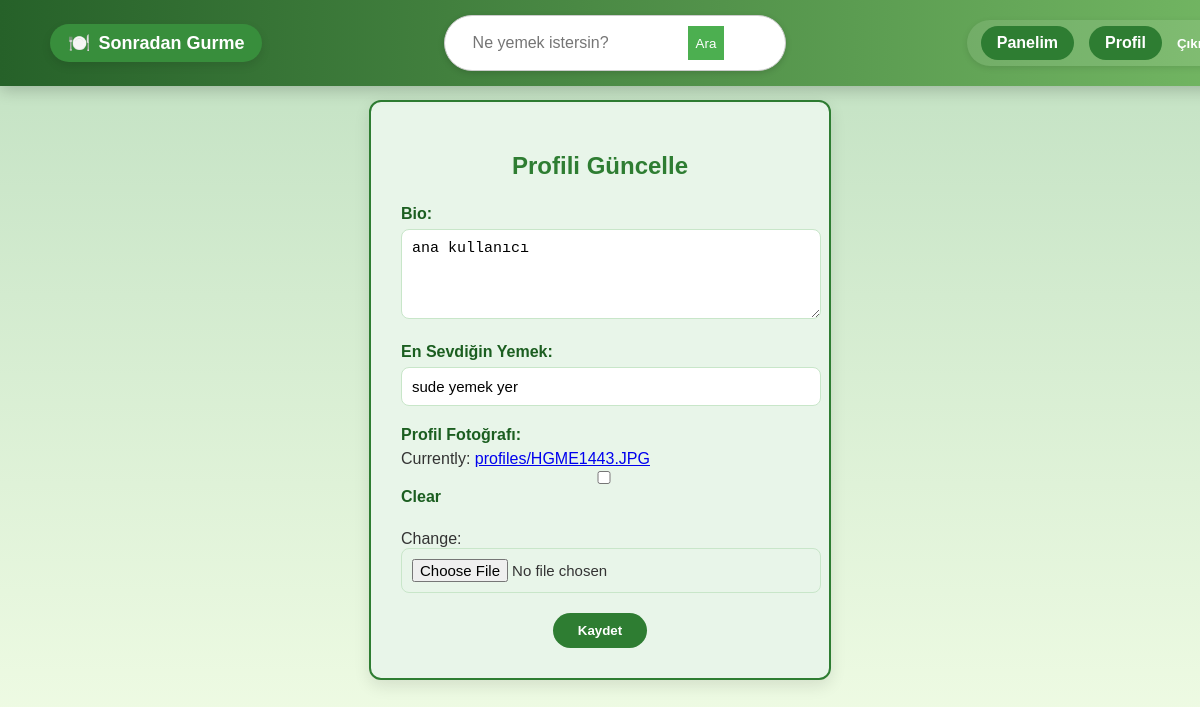
The app's page /sgapp/profil/guncelle/ (signed in), older data.
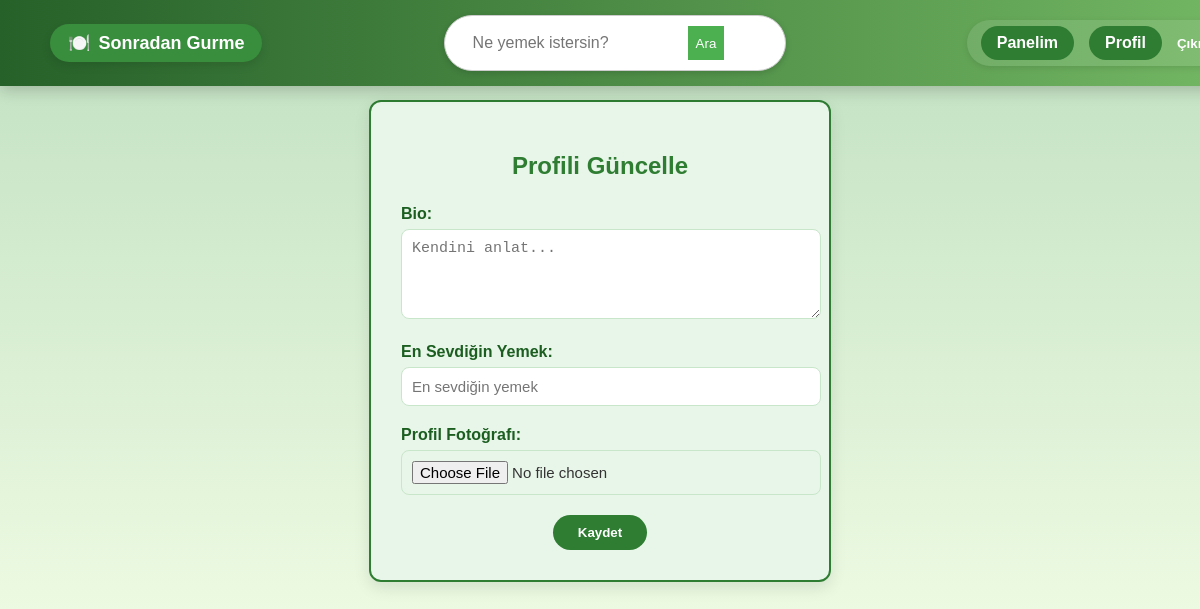
The same page, newer data.
### sgapp/models.py (models this page shows, shortened)
class User(AbstractUser):
    ROLE_CHOICES = (
        ('normal', 'Normal Kullanıcı'),
        ('gurme', 'Gurme'),
        ('moderator', 'Moderatör'),
    )
    role = models.CharField(max_length=10, choices=ROLE_CHOICES, default='normal')
    bio = models.TextField(blank=True)
    profile_picture = models.ImageField(upload_to='profiles/', null=True, blank=True)
    favorite_dish = models.CharField(max_length=100, blank=True, null=True)

### sgapp/views.py (the view)
# urls.py: path('profil/guncelle/', views.update_profile_view, name='update_profile'),
@login_required
def update_profile_view(request):
    user = request.user
    if request.method == 'POST':
        form = ProfileUpdateForm(request.POST, request.FILES, instance=user)
        if form.is_valid():
            form.save()
            return redirect('profile')
    else:
        form = ProfileUpdateForm(instance=user)
    return render(request, 'users/update_profile.html', {'form': form})

### sgapp/forms.py
class ProfileUpdateForm(forms.ModelForm):
    class Meta:
        model = User
        fields = ['bio', 'favorite_dish', 'profile_picture']
        widgets = {
            'bio': forms.Textarea(attrs={'rows': 4, 'placeholder': 'Kendini anlat...'}),
            'favorite_dish': forms.TextInput(attrs={'placeholder': 'En sevdiğin yemek'}),
        }

### sgapp/context_processors.py (called while the page is built, shortened)
def moderator_bildirimler(request):
    return {}

### templates/users/update_profile.html (shortened to what this page needs)
{% extends "base.html" %}
{% block content %}
<div class="form-container">
    <h2>Profili Güncelle</h2>
    <form method="POST" enctype="multipart/form-data">
        <div class="form-group">
            <label for="id_bio">Bio:</label>
            {{ form.bio }}
        </div>
        <div class="form-group">
            <label for="id_favorite_dish">En Sevdiğin Yemek:</label>
            {{ form.favorite_dish }}
        </div>
        <div class="form-group">
            <label for="id_profile_picture">Profil Fotoğrafı:</label>
            {{ form.profile_picture }}
        </div>
        <button type="submit">Kaydet</button>
    </form>
</div>
{% endblock %}

### templates/base.html (shortened to what this page needs)
<!DOCTYPE html>
<html lang="tr">
<head>
    {% load static %}
    <link rel="stylesheet" href="{% static 'css/styles.css' %}">
</head>
<body>
    <nav class="navbar">
        <a href="{% url 'main_page' %}" class="logo">
            🍽️ <span>Sonradan Gurme</span>
        </a>
        <div class="search-box">
            <form action="{% url 'restaurant_search' %}" method="GET" style="display: flex;">
                <input type="text" name="q" placeholder="Ne yemek istersin?" required style="flex: 1; padding: 0.5rem;">
                <button type="submit" style="padding: 0.5rem; background-color: #4CAF50; color: white; border: none; cursor: pointer;">Ara</button>
            </form>
        </div>
        <div class="buttons">
            {% if user.is_authenticated %}
                {% if user.role == "moderator" %}
                    <a href="{% url 'moderator_panel' %}" class="btn">Panelim</a>
                    <a href="{% url 'yorum_inceleme' %}" class="btn">
                        🔔 Yorumlar ({{ bekleyen_yorum_sayisi|default:0 }})
                    </a>
                    <a href="{% url 'basvuru_inceleme' %}" class="btn">
                        📝 Başvurular ({{ bekleyen_basvuru_sayisi|default:0 }})
                    </a>
                {% elif user.role == "gurme" %}
                    <a href="{% url 'gurme_dashboard' %}" class="btn">Panelim</a>
                {% else %}
                    <a href="{% url 'home' %}" class="btn">Panelim</a>
                {% endif %}
                <a href="{% url 'profile' %}" class="btn">Profil</a>
                <form method="POST" action="{% url 'logout' %}" style="display:inline;">
                    <button type="submit" class="btn-outline" style="background:none; border:none; padding:0; cursor:pointer;">Çıkış Yap</button>
                </form>
            {% else %}
                <a href="{% url 'login' %}" class="btn">Giriş Yap</a>
                <a href="{% url 'register' %}" class="btn-outline">Kaydol</a>
            {% endif %}
        </div>
    </nav>
    {% block content %}
    {% endblock %}
</body>
</html>

### static/css/styles.css (style rules this page uses)
body { font-family: 'Poppins', sans-serif; background: linear-gradient(to bottom, #c0e0c1, #f2fde6); color: #333; margin: 0; padding: 0; display: flex; flex-direction: column; align-items: center; }
.navbar { background: linear-gradient(to right, #266129, #77bb66); color: white; display: flex; justify-content: space-between; align-items: center; padding: 15px 50px; position: fixed; width: 100%; top: 0; left: 0; box-shadow: 0px 4px 15px rgba(0, 0, 0, 0.2); z-index: 100; }
.navbar .logo { display: inline-flex; align-items: center; gap: 8px; background-color: #388e3c; padding: 8px 18px; border-radius: 30px; font-size: 18px; font-weight: bold; color: white !important; text-decoration: none; transition: all 0.3s ease; box-shadow: 0px 4px 10px rgba(0, 0, 0, 0.1); }
.navbar .search-box { background: white; padding: 10px 15px; border-radius: 25px; border: 1px solid #ccc; width: 300px; box-shadow: 0px 2px 6px rgba(0, 0, 0, 0.1); transition: 0.3s; }
.navbar .search-box { background: white; padding: 10px 20px; border-radius: 30px; width: 300px; box-shadow: 0px 2px 6px rgba(0, 0, 0, 0.15); display: flex; align-items: center; }
.navbar .search-box input { background: transparent; border: none; outline: none; width: 100%; font-size: 16px; color: #333; }
.navbar .buttons { display: flex; gap: 15px; align-items: center; background-color: rgba(255, 255, 255, 0.1); padding: 6px 14px; border-radius: 25px; box-shadow: 0 2px 6px rgba(0, 0, 0, 0.1); }
a.btn, button.btn { background-color: #2e7d32; color: white; padding: 8px 16px; border: none; border-radius: 20px; font-weight: bold; text-decoration: none; cursor: pointer; }
a.btn-outline, button.btn-outline { background-color: transparent; color: white; border: 2px solid white; padding: 8px 16px; border-radius: 20px; font-weight: bold; text-decoration: none; cursor: pointer; transition: all 0.3s ease-in-out; }

### templates/users/update_profile.html (style rules this page uses)
.form-container { background-color: #e8f5e9; border: 2px solid #2e7d32; border-radius: 12px; padding: 30px; max-width: 500px; margin: 100px auto; box-shadow: 0 6px 16px rgba(0, 0, 0, 0.1); font-family: 'Poppins', sans-serif; }
.form-container h2 { color: #2e7d32; text-align: center; margin-bottom: 25px; }
.form-group { margin-bottom: 20px; text-align: left; }
.form-group label { display: block; margin-bottom: 6px; color: #1b5e20; font-weight: bold; }
.form-group input, .form-group textarea { width: 100%; padding: 10px; border-radius: 8px; border: 1px solid #c8e6c9; font-size: 15px; }
.form-container button { margin-top: 10px; background-color: #2e7d32; color: white; padding: 10px 25px; border: none; border-radius: 20px; cursor: pointer; font-weight: bold; transition: background 0.3s; display: block; margin-left: auto; margin-right: auto; }

Row changes from the older to the newer data that the page shows:
changed User: role "gurme" → "normal" (drawn); bio "ana kullanıcı" → (not shown); favorite_dish "sude yemek yer" → (not shown)
Text that changed along with them:
form field profile_picture: "☐" → (not shown)
text no longer shown: "Currently: profiles/HGME1443.JPG Clear Change:"
